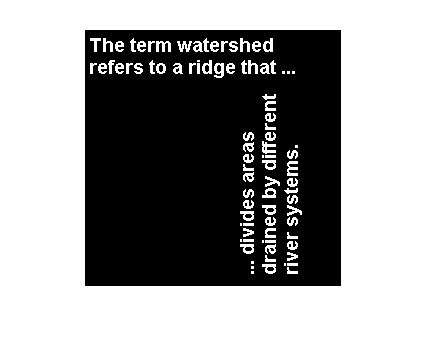
%> input picture 6/in.png, 428 x 351 px
$ octave Main.m   (GNU Octave 9; MATLAB toolbox functions it lacks are replaced by stand-ins)
%> lines starting %> are read from the running program, lines starting %| are printed output that depends on the picture; in (x1, y1, x2, y2) boxes, pixels count from 0 and x2, y2 are one past the last pixel; in counts of white or black regions, pixels touching at a corner belong together; the program's own positions count from 1
inputImg = imread('in.png');
%> inputImg is the input picture: size 351x428x3 uint8; 59.6% white; 32 black regions (21 under 20 px), largest, box (x1, y1, x2, y2) and area: (85, 30, 341, 286) 60382, (266, 43, 270, 50) 24, (159, 65, 163, 72) 24

s = strel('square',3);
byMatDilation = imdilate(inputImg,s);
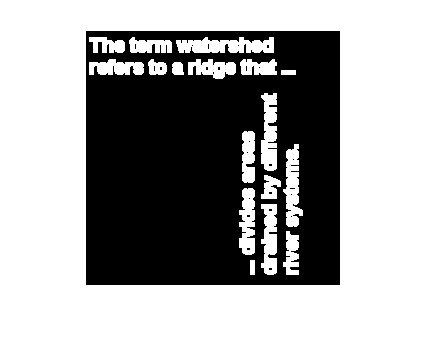
%> byMatDilation: size 351x428x3 uint8; 63.3% white; 26 black regions (25 under 20 px), largest, box (x1, y1, x2, y2) and area: (86, 31, 340, 285) 55042
byMatErosion = imerode(inputImg,s);
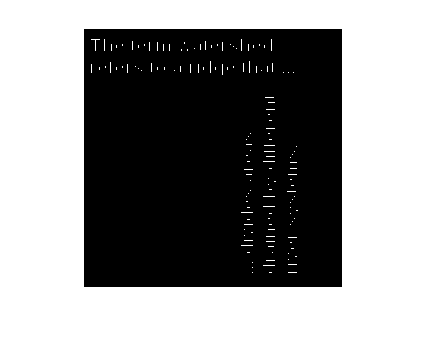
%> byMatErosion: size 351x428x3 uint8; 56.2% white; 1 black region, box (x1, y1, x2, y2) and area: (84, 29, 342, 287) 65867

s = [1 1 1;1 1 1;1 1 1];

%> (the run ends here)
